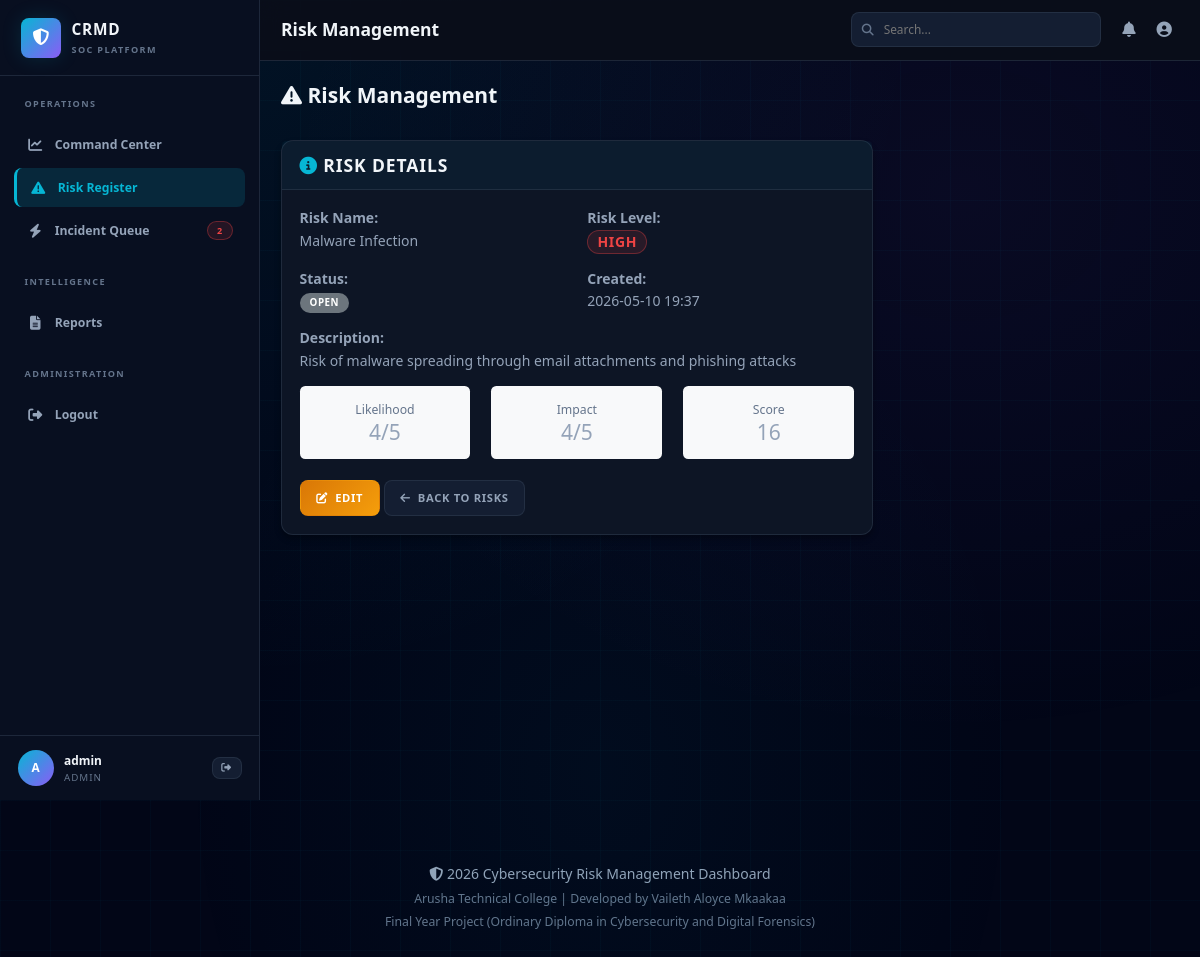
/risks.php?action=view&id=1 (signed in), run on the app's committed database.
### tables this page shows
CREATE TABLE risks (
    id INT PRIMARY KEY AUTO_INCREMENT,
    name VARCHAR(255) NOT NULL,
    description TEXT NOT NULL,
    likelihood INT NOT NULL CHECK (likelihood >= 1 AND likelihood <= 5),
    impact INT NOT NULL CHECK (impact >= 1 AND impact <= 5),
    risk_level ENUM('Low', 'Medium', 'High', 'Critical') NOT NULL,
    status ENUM('Open', 'Mitigated', 'Closed') NOT NULL DEFAULT 'Open',
    created_by INT NULL,
    updated_by INT NULL,
    created_at TIMESTAMP DEFAULT CURRENT_TIMESTAMP,
    updated_at TIMESTAMP DEFAULT CURRENT_TIMESTAMP ON UPDATE CURRENT_TIMESTAMP,
    INDEX idx_status (status),
    INDEX idx_risk_level (risk_level),
    INDEX idx_created_by (created_by)
);

### includes/functions.php (called while the page is built, shortened)
<?php
function get_risk($pdo, $id) {
    try {
        $stmt = $pdo->prepare('SELECT * FROM risks WHERE id = :id LIMIT 1');
        $stmt->execute(['id' => $id]);
        return $stmt->fetch();
    } catch (PDOException $e) {
        error_log('Database Error: ' . $e->getMessage());
        return null;
    }
}
function esc($string) {
    return htmlspecialchars($string, ENT_QUOTES, 'UTF-8');
}
function format_date($date) {
    return date('Y-m-d H:i', strtotime($date));
}
function get_risk_badge_class($level) {
    $classes = [
        'Critical' => 'badge-critical',
        'High' => 'badge-danger',
        'Medium' => 'badge-warning',
        'Low' => 'badge-success'
    ];
    return $classes[$level] ?? 'badge-secondary';
}

### includes/auth.php (called while the page is built, shortened)
<?php
function is_admin() {
    return isset($_SESSION['role']) && in_array($_SESSION['role'], ['super_admin', 'admin'], true);
}
?>

### risks.php (the view, shortened to what this page needs)
<?php
require_once __DIR__ . '/config/database.php';
require_once __DIR__ . '/includes/auth.php';
require_once __DIR__ . '/includes/functions.php';
require_once __DIR__ . '/includes/header.php';
$action = $_GET['action'] ?? 'list';
$risk = null;
$user_id = $_SESSION['user_id'] ?? null;
if (($action === 'edit' || $action === 'view') && isset($_GET['id'])) {
    $id = (int)$_GET['id'];
    $risk = get_risk($pdo, $id);
}
?>
<div class="row mb-4">
    <div class="col-lg-12">
        <div class="d-flex justify-content-between align-items-center">
            <h2><i class="fas fa-exclamation-triangle"></i> Risk Management</h2>
        </div>
    </div>
</div>
<?php if ($action === 'list'): ?>
    <div class="card">
        <div class="card-header">
            <i class="fas fa-table"></i> All Risks
        </div>
        <div class="card-body">
            <div class="table-responsive">
                <table class="table table-hover">
                    <thead>
                        <tr>
                            <th>Name</th>
                            <th>Likelihood</th>
                            <th>Impact</th>
                            <th>Risk Level</th>
                            <th>Status</th>
                            <th>Created By</th>
                            <th style="width: 150px;">Actions</th>
                        </tr>
                    </thead>
                    <tbody>
                        <?php
                        if (is_admin()) {
                            $risks = get_all_risks($pdo);
                        } else {
                            $risks = get_user_risks($pdo, $user_id);
                        }
                        if (!empty($risks)):
                            foreach ($risks as $r):
                        ?>
                            <tr>
                                <td>
                                    <strong><?php echo esc($r['name']); ?></strong><br>
                                    <small class="text-muted"><?php echo substr(esc($r['description']), 0, 50) . '...'; ?></small>
                                </td>
                                <td>
                                    <span class="badge bg-info"><?php echo $r['likelihood']; ?>/5</span>
                                </td>
                                <td>
                                    <span class="badge bg-info"><?php echo $r['impact']; ?>/5</span>
                                </td>
                                <td>
                                    <span class="badge <?php echo get_risk_badge_class($r['risk_level']); ?>">
                                        <?php echo $r['risk_level']; ?>
                                    </span>
                                </td>
                                <td>
                                    <span class="badge bg-secondary"><?php echo $r['status']; ?></span>
                                </td>
                                <td>
                                    <small class="text-muted"><?php echo esc($r['creator_name'] ?? 'System'); ?></small>
                                </td>
                                <td>
                                    <a href="?action=view&id=<?php echo $r['id']; ?>" class="btn btn-sm btn-info">
                                        <i class="fas fa-eye"></i>
                                    </a>
                                    <?php if (is_admin()): ?>
                                        <a href="?action=edit&id=<?php echo $r['id']; ?>" class="btn btn-sm btn-warning">
                                            <i class="fas fa-edit"></i>
                                        </a>
                                        <form method="POST" style="display: inline;" onsubmit="return confirmDelete('risk');">
                                            <input type="hidden" name="action" value="delete">
                                            <input type="hidden" name="id" value="<?php echo $r['id']; ?>">
                                            <input type="hidden" name="csrf_token" value="<?php echo generate_csrf_token(); ?>">
                                            <button type="submit" class="btn btn-sm btn-danger">
                                                <i class="fas fa-trash"></i>
                                            </button>
                                        </form>
                                    <?php endif; ?>
                                </td>
                            </tr>
                        <?php
                            endforeach;
                        else:
                        ?>
                            <tr>
                                <td colspan="7" class="text-center text-muted py-4">
                                    <i class="fas fa-inbox fa-2x mb-2"></i><br>
                                    No risks recorded yet.
                                </td>
                            </tr>
                        <?php endif; ?>
                    </tbody>
                </table>
            </div>
        </div>
    </div>
<?php elseif ($action === 'view'): ?>
    <div class="row">
        <div class="col-lg-8">
            <div class="card">
                <div class="card-header">
                    <h5 class="mb-0"><i class="fas fa-info-circle"></i> Risk Details</h5>
                </div>
                <div class="card-body">
                    <div class="row mb-3">
                        <div class="col-md-6">
                            <strong>Risk Name:</strong><br>
                            <?php echo esc($risk['name']); ?>
                        </div>
                        <div class="col-md-6">
                            <strong>Risk Level:</strong><br>
                            <span class="badge <?php echo get_risk_badge_class($risk['risk_level']); ?> fs-6">
                                <?php echo $risk['risk_level']; ?>
                            </span>
                        </div>
                    </div>
                    <div class="row mb-3">
                        <div class="col-md-6">
                            <strong>Status:</strong><br>
                            <span class="badge bg-secondary"><?php echo $risk['status']; ?></span>
                        </div>
                        <div class="col-md-6">
                            <strong>Created:</strong><br>
                            <?php echo format_date($risk['created_at']); ?>
                        </div>
                    </div>
                    <div class="mb-3">
                        <strong>Description:</strong><br>
                        <p><?php echo nl2br(esc($risk['description'])); ?></p>
                    </div>
                    <div class="row">
                        <div class="col-md-4">
                            <div class="p-3 bg-light rounded text-center">
                                <div class="small text-muted">Likelihood</div>
                                <div class="h4 mb-0"><?php echo $risk['likelihood']; ?>/5</div>
                            </div>
                        </div>
                        <div class="col-md-4">
                            <div class="p-3 bg-light rounded text-center">
                                <div class="small text-muted">Impact</div>
                                <div class="h4 mb-0"><?php echo $risk['impact']; ?>/5</div>
                            </div>
                        </div>
                        <div class="col-md-4">
                            <div class="p-3 bg-light rounded text-center">
                                <div class="small text-muted">Score</div>
                                <div class="h4 mb-0"><?php echo $risk['likelihood'] * $risk['impact']; ?></div>
                            </div>
                        </div>
                    </div>
                    <div class="mt-4">
                        <?php if (is_admin()): ?>
                            <a href="?action=edit&id=<?php echo $risk['id']; ?>" class="btn btn-warning">
                                <i class="fas fa-edit"></i> Edit
                            </a>
                        <?php endif; ?>
                        <a href="risks.php" class="btn btn-secondary">
                            <i class="fas fa-arrow-left"></i> Back to Risks
                        </a>
                    </div>
                </div>
            </div>
        </div>
    </div>
<?php endif; ?>
<?php require_once __DIR__ . '/includes/footer.php'; ?>

### data on the page
risks: name "Malware Infection", risk_level "HIGH", status "OPEN", created_at "2026-05-10 19:37", description "Risk of malware spreading through email attachments and phishing attacks", likelihood "4", impact "4", $risk['likelihood'] * $risk['impact'] "16"

### other printed values
$openIncidents "2"
substr($_SESSION['username'] ?? 'U', 0, 1) "A"
$_SESSION['username'] "admin"
$_SESSION['role'] "ADMIN"
$page_title "Risk Management"
